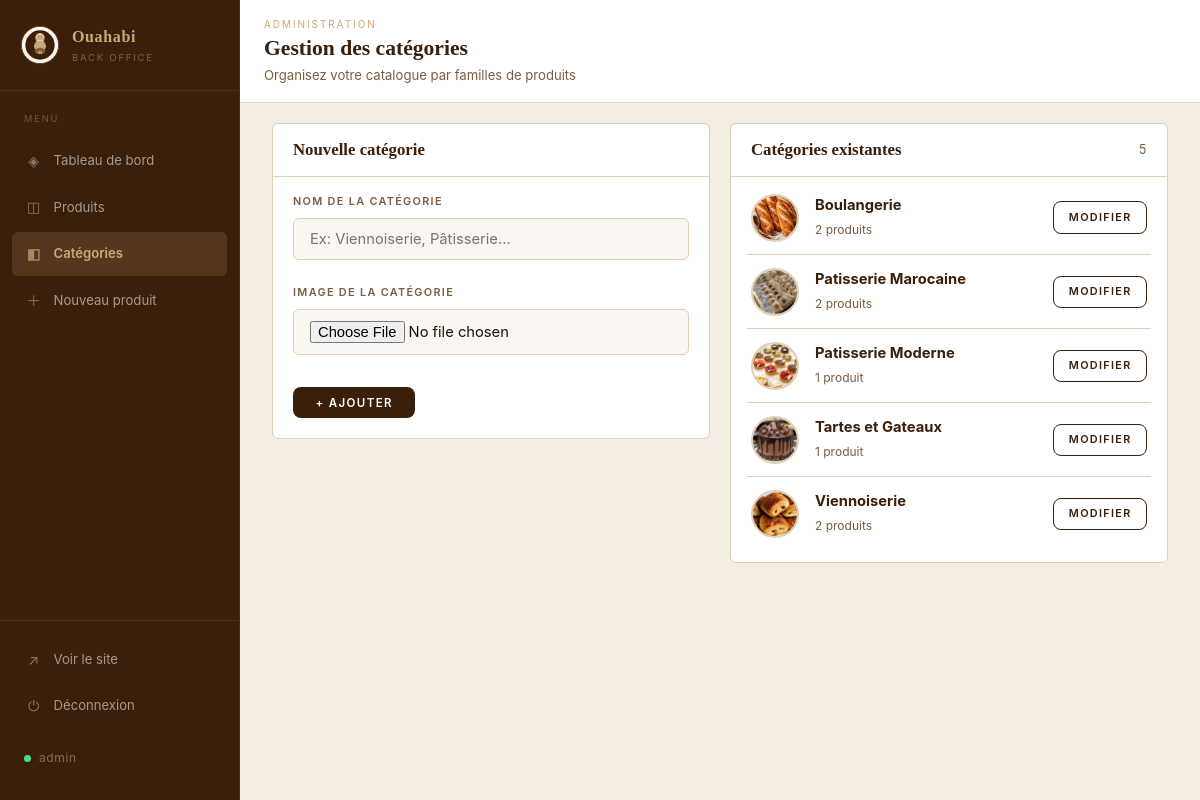
/boulangerie/admin/categories.php (signed in), run on the app's committed database.
### tables this page shows
CREATE TABLE `categorie` (
  `id` int(11) NOT NULL,
  `nom_categorie` varchar(100) NOT NULL
);

### boulangerie/includes/helpers.php (called while the page is built, shortened)
<?php
function categorieImage($cat) {
    $nom = strtolower($cat['nom_categorie']);
    if ($nom == 'boulangerie') return 'image/Boulangerie.jpg';
    if ($nom == 'viennoiserie') return 'image/Viennoiserie.jpg';
    if ($nom == 'patisserie marocaine') return 'image/PatisserieMarocaine.jpg';
    if ($nom == 'patisserie moderne') return 'image/PatisserieModerne.jpg';
    if ($nom == 'tartes et gateaux') return 'image/TartesEtGateaux.jpg';
    return 'image/default.jpg';
}

### boulangerie/admin/categories.php (the view, shortened to what this page needs)
<?php
require_once __DIR__ . '/../db.php';
require_once __DIR__ . '/../includes/helpers.php';
$categories = $pdo->query("
    SELECT c.*, COUNT(p.id) AS nb_produits
    FROM categorie c
    LEFT JOIN produit p ON p.categorie_id = c.id
    GROUP BY c.id
    ORDER BY c.nom_categorie
")->fetchAll();
$categorieAModifier = null;
require __DIR__ . '/layout-start.php';
?>
<div class="admin-grid-2 admin-grid-categories">
  <section class="admin-panel">
    <div class="admin-panel-head">
      <h2><?= $categorieAModifier ? 'Modifier la catégorie' : 'Nouvelle catégorie' ?></h2>
    </div>
    <form method="POST" enctype="multipart/form-data" class="admin-form">
      <div class="form-group">
        <label class="form-label" for="nom_categorie">Nom de la catégorie</label>
        <input type="text" id="nom_categorie" name="nom_categorie" class="form-control"
               placeholder="Ex: Viennoiserie, Pâtisserie..."
               value="<?= htmlspecialchars($categorieAModifier['nom_categorie'] ?? $_POST['nom_categorie'] ?? '') ?>" required>
      </div>
      <div class="form-group">
        <label class="form-label">Image de la catégorie</label>
        <input type="file" name="image" class="form-control" accept="image/*">
      </div>
      <div class="form-actions">
        <button type="submit" class="btn btn-primary">
          <?= $categorieAModifier ? 'Enregistrer' : '+ Ajouter' ?>
        </button>
      </div>
    </form>
  </section>
  <section class="admin-panel">
    <div class="admin-panel-head">
      <h2>Catégories existantes</h2>
      <span class="admin-count"><?= count($categories) ?></span>
    </div>
    <?php if (empty($categories)): ?>
      <p class="admin-empty">Aucune catégorie. Créez-en une pour commencer.</p>
    <?php else: ?>
      <div class="admin-cat-list">
        <?php foreach ($categories as $cat): ?>
          <div class="admin-cat-item">
            <div class="admin-cat-icon">
              <img src="../<?= htmlspecialchars(categorieImage($cat)) ?>" alt="">
            </div>
            <div class="admin-cat-info">
              <strong><?= htmlspecialchars($cat['nom_categorie']) ?></strong>
              <span><?= (int)$cat['nb_produits'] ?> produit<?= $cat['nb_produits'] > 1 ? 's' : '' ?></span>
            </div>
            <div class="admin-cat-actions">
              <a href="categories.php?edit=<?= $cat['id'] ?>" class="btn btn-secondary btn-sm">Modifier</a>
            </div>
          </div>
        <?php endforeach; ?>
      </div>
    <?php endif; ?>
  </section>
</div>
<?php require __DIR__ . '/layout-end.php'; ?>

### boulangerie/css/style.css (style rules this page uses)
:root { --cream: #FAF7F2; --beige: #EEE4D4; --beige-warm: #E8D9C0; --tan: #C9A97A; --brown: #6B3F22; --brown-dark: #3A1F0A; --brown-mid: #8C5A30; --rust: #A84B2A; --white: #FFFFFF; --off-white: #FDFAF6; --hero-warm: #F5EDE3; --hero-deep: #EBE0D0; --text: #1C1008; --text-muted: #7A5C40; --border: #DDD0B8; --shadow: rgba(58,31,10,0.10); --font-display: Georgia, 'Times New Roman', serif; --font-body: -apple-system, BlinkMacSystemFont, 'Segoe UI', system-ui, sans-serif; --radius: 6px; --site-max: 1280px; }
*, *::before, *::after { box-sizing: border-box; margin: 0; padding: 0; }
html { scroll-behavior: smooth; }
html { overflow-x: hidden; }
body { font-family: var(--font-body); background: var(--cream); color: var(--text); font-size: 15px; line-height: 1.65; -webkit-font-smoothing: antialiased; overflow-x: hidden; }
img { max-width: 100%; display: block; }
a { color: inherit; text-decoration: none; }
.btn { display: inline-flex; align-items: center; gap: 5px; padding: 0.55rem 1.4rem; font-family: var(--font-body); font-size: 0.72rem; font-weight: 600; letter-spacing: 0.12em; text-transform: uppercase; cursor: pointer; border: none; border-radius: var(--radius); transition: all 0.2s; white-space: nowrap; text-decoration: none; }
.btn-primary { background: var(--brown-dark); color: var(--white); border-radius: 8px; }
.btn-secondary { background: transparent; color: var(--brown-dark); border: 1.5px solid var(--brown-dark); border-radius: 8px; }
.btn-sm { padding: 0.38rem 0.9rem; font-size: 0.68rem; }
section { padding: 5.5rem 2.5rem; }
.form-group { margin-bottom: 1.5rem; }
.form-label { display: block; font-size: 0.68rem; font-weight: 600; letter-spacing: 0.12em; text-transform: uppercase; color: var(--text-muted); margin-bottom: 0.45rem; }
.form-control { width: 100%; padding: 0.68rem 1rem; border: 1.5px solid var(--border); border-radius: var(--radius); background: var(--cream); font-family: var(--font-body); font-size: 0.92rem; color: var(--text); transition: border-color 0.2s, box-shadow 0.2s; -webkit-appearance: none; appearance: none; }
.form-actions { display: flex; gap: 0.9rem; justify-content: flex-end; margin-top: 2rem; padding-top: 1.5rem; border-top: 1px solid var(--border); }
.admin-body { background: #F3EDE4; }
.admin-grid-2 { display: grid; grid-template-columns: 1fr 1fr; gap: 1.25rem; margin-bottom: 1.75rem; }
.admin-content section { padding: 0; }
.admin-panel { background: var(--white); border: 1px solid var(--border); border-radius: var(--radius); overflow: hidden; margin-bottom: 1rem; }
.admin-panel-head { display: flex; justify-content: space-between; align-items: center; padding: 0.75rem 1.25rem; border-bottom: 1px solid var(--border); }
.admin-panel-head h2 { font-family: var(--font-display); font-size: 1.05rem; color: var(--brown-dark); }
.admin-count { font-size: 0.78rem; color: var(--text-muted); letter-spacing: 0.05em; }
.admin-panel .admin-form { padding: 1rem 1.25rem 1.25rem; }
.admin-form .form-control { background: var(--cream); }
.admin-form .form-actions { border-top: none; padding-top: 0.5rem; margin-top: 0.25rem; justify-content: flex-start; }
.admin-grid-categories { align-items: start; }
.admin-cat-list { padding: 0.25rem 1rem 0.75rem; }
.admin-cat-item { display: flex; align-items: center; gap: 1rem; padding: 0.75rem 0.25rem; border-bottom: 1px solid var(--border); }
.admin-cat-item:last-child { border-bottom: none; }
.admin-cat-icon { width: 48px; height: 48px; border-radius: 50%; overflow: hidden; border: 2px solid var(--border); flex-shrink: 0; }
.admin-cat-icon img { width: 100%; height: 100%; object-fit: cover; }
.admin-cat-info { flex: 1; }
.admin-cat-info strong { display: block; font-size: 0.92rem; color: var(--brown-dark); }
.admin-cat-info span { font-size: 0.75rem; color: var(--text-muted); }
.admin-cat-actions { display: flex; gap: 0.4rem; flex-shrink: 0; }

### data on the page
categorie: nom_categorie (picture), nom_categorie "Boulangerie", nb_produits "2"
categorie: shows a picture, nom_categorie "Patisserie Marocaine", nb_produits "2"
categorie: shows a picture, nom_categorie "Patisserie Moderne", nb_produits "1"
categorie: shows a picture, nom_categorie "Tartes et Gateaux", nb_produits "1"
categorie: nom_categorie (picture), nom_categorie "Viennoiserie", nb_produits "2"

### other printed values
$_SESSION['admin_login'] "admin"
$adminTitle "Gestion des catégories"
$adminSubtitle "Organisez votre catalogue par familles de produits"
count($categories) "5"
